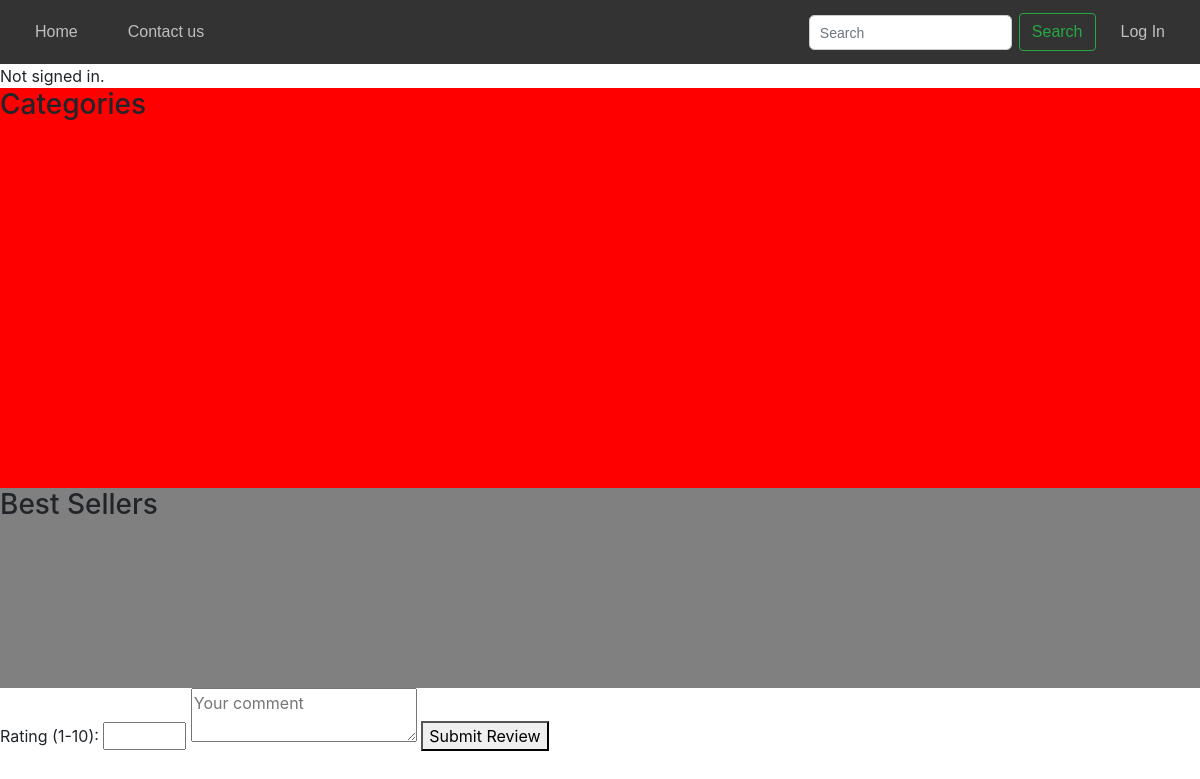
The app's page /, older data.
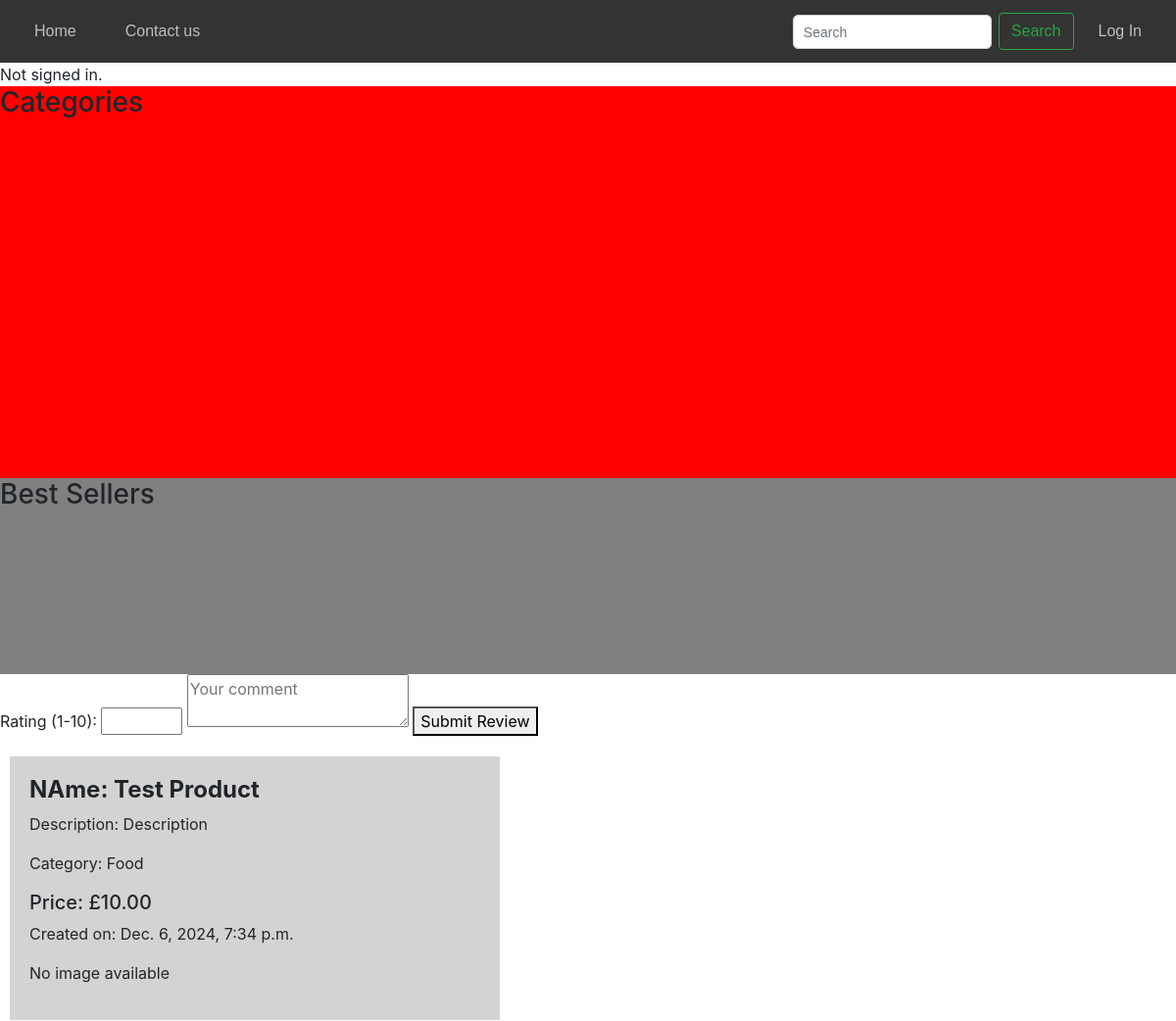
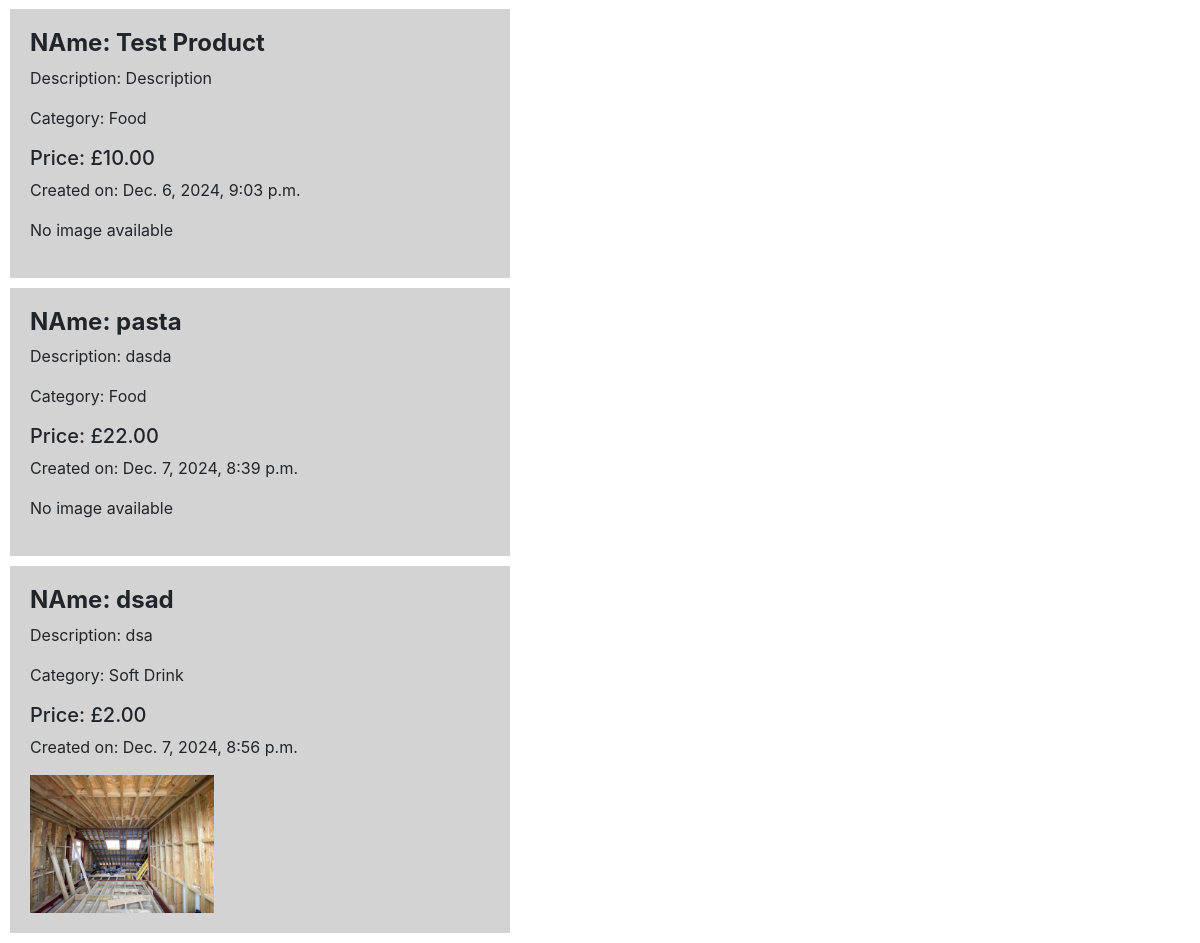
The same page, newer data (2 pictures, top to bottom).
### rest_mng/models.py (models this page shows)
class Product(models.Model):
    prod_name = models.CharField(max_length=15)
    prod_desc = models.CharField(max_length=255)
    price = models.DecimalField(max_digits=10, decimal_places=2)
    category = models.CharField(max_length=50, choices=[('Soft Drink', 'Soft Drink'), ('Alcohol Drink', 'Alcohol Drink'), ('Food', 'Food'),('Desert', 'Desert')], default='N/A')
    date = models.DateTimeField(auto_now_add=True)
    in_stock = models.BooleanField(default=True)
    image = models.ImageField(upload_to='images/', blank=True, null=True)
    favorite = models.ManyToManyField(User, blank= True,  related_name="favorite")

### rest_mng/views.py (the view)
# urls.py: path('', views.index, name='index'),
def index(request):
    products = Product.objects.all()
    reviews = Reviews.objects.order_by('-date')
    return render(request, 'rest_mng/index.html',{
        'products':products,
        'reviews': reviews
    })

### rest_mng/templates/rest_mng/index.html (shortened to what this page needs)
{% extends "rest_mng/layout.html" %}
{% load static %}
{% block body %}
        <div>
            {% if user.is_authenticated %}
                Signed in as <strong>{{ user.username }}</strong>.
            {% else %}
                Not signed in.
            {% endif %}
        </div>
   <div id="categories">  <h3> Categories </h3>
   </div>
   <div id="best_sellers"><h3>Best Sellers</h3></div>
    <form id="review-form" method="post" action="{% url 'add_review' %}">
    <label for="rating">Rating (1-10):</label>
    <input type="number" id="rating" name="rating" min="1" max="10" required>
    <textarea name="comment" placeholder="Your comment"></textarea>
    <button type="submit">Submit Review</button>
    </form>
{% for product in products%}
<div class="product">
    <h4><strong>NAme: {{ product.prod_name }}</strong></h4>
    <p>Description: {{ product.prod_desc }}</p>
    <p>Category: {{ product.category }}</p>
    <h5>Price: £{{ product.price }}</h5>
    <p >Created on: {{ product.date }}</p>
    {% if product.image %}
    <img src="{{ product.image.url }}" alt="Product Image" class="prod_img">
    {% else %}
        <p>No image available</p>
    {% endif %}
</div>
{% endfor %}
{% endblock %}

### rest_mng/templates/rest_mng/layout.html (shortened to what this page needs)
{% load static %}
<html lang="en">
    <head>
        <link rel="stylesheet" href="https://stackpath.bootstrapcdn.com/bootstrap/4.4.1/css/bootstrap.min.css">
        <link rel="stylesheet" href="{% static 'rest_mng/styles.css' %}">
    </head>
    <body>
        <nav class="nav">
            <ul id="nav_list">
                <li class="list_item">
                    <a class="list_link" href="{% url 'index' %}">Home </a>
                </li>
                <li class="list_item">
                    <a class="list_link" href="#">Contact us </a>
                </li>
            </ul>
            <div class="search-bar">
                <form class="d-flex" role="search" style="margin:0px; padding:0px;">
                    <input class="form-control me-2" type="search" placeholder="Search" aria-label="Search" style="margin-right:7px; margin-top:2px">
                    <button class="btn btn-outline-success" type="submit">Search</button>
                </form>
            </div>
            {% if not user.is_authenticated %}
            <a class="list_link" href="{% url 'login' %}">Log In</a>
            {% endif %}
        </nav>
    {% block body %} {% endblock %}
    </body>
</html>

### rest_mng/static/rest_mng/styles.css (style rules this page uses)
body, ul, li, a, input { margin: 0; padding: 0; box-sizing: border-box; }
#best_sellers { width: 100%; height: 200px; background-color: grey; }
#categories { width: 100%; height: 400px; background-color: red; }
.nav { display: flex; justify-content: space-between; align-items: center; padding: 10px 20px; background-color: #333; color: white; font-family: Arial, sans-serif; }
#nav_list { list-style: none; display: flex; gap: 20px; transition: max-height 0.3s ease; }
.list_item { display: flex; }
.list_link { text-decoration: none; color: #bfbfbf; padding: 10px 15px; margin-bottom: 0px; transition: background-color 0.3s ease; align-items: center; justify-content: center; }
.search-bar input { padding: 7px 10px; border: 1px solid #ccc; border-radius: 5px; font-size: 14px; }
.search-bar { margin-right:10px; margin-left:auto; }
.product { margin:10px; width: 500px; height: auto; padding: 20px; background-color: lightgrey; }
.prod_img { width: 40%; height:auto; }

Row changes from the older to the newer data that the page shows:
added Product: prod_name "Test Product", prod_desc "Description", category "Food", price "10.00", date "Dec. 6, 2024, 7:34 p.m.", image "No image available"
added Product: prod_name "Test Product", prod_desc "Description", category "Food", price "10.00", date "Dec. 6, 2024, 9:03 p.m.", image "No image available"
added Product: prod_name "pasta", prod_desc "dasda", category "Food", price "22.00", date "Dec. 7, 2024, 8:39 p.m.", image "No image available"
added Product: prod_name "dsad", prod_desc "dsa", category "Soft Drink", price "2.00", date "Dec. 7, 2024, 8:56 p.m.", image (picture)
